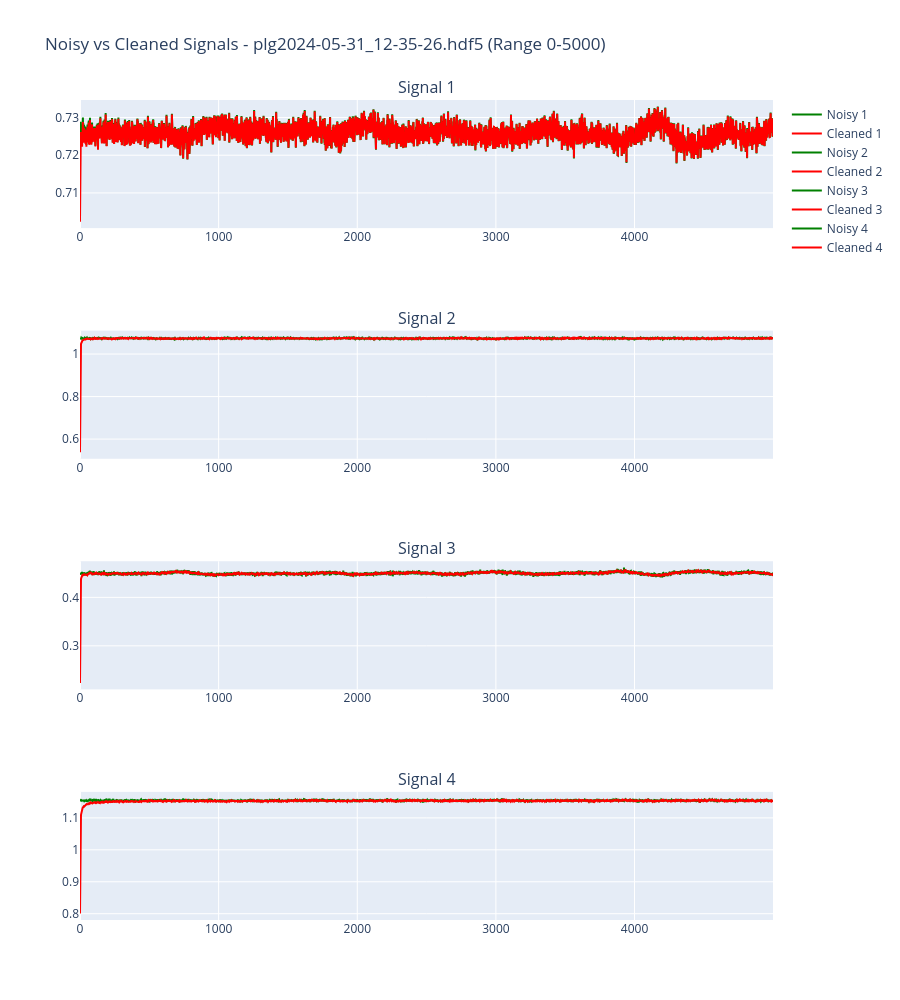
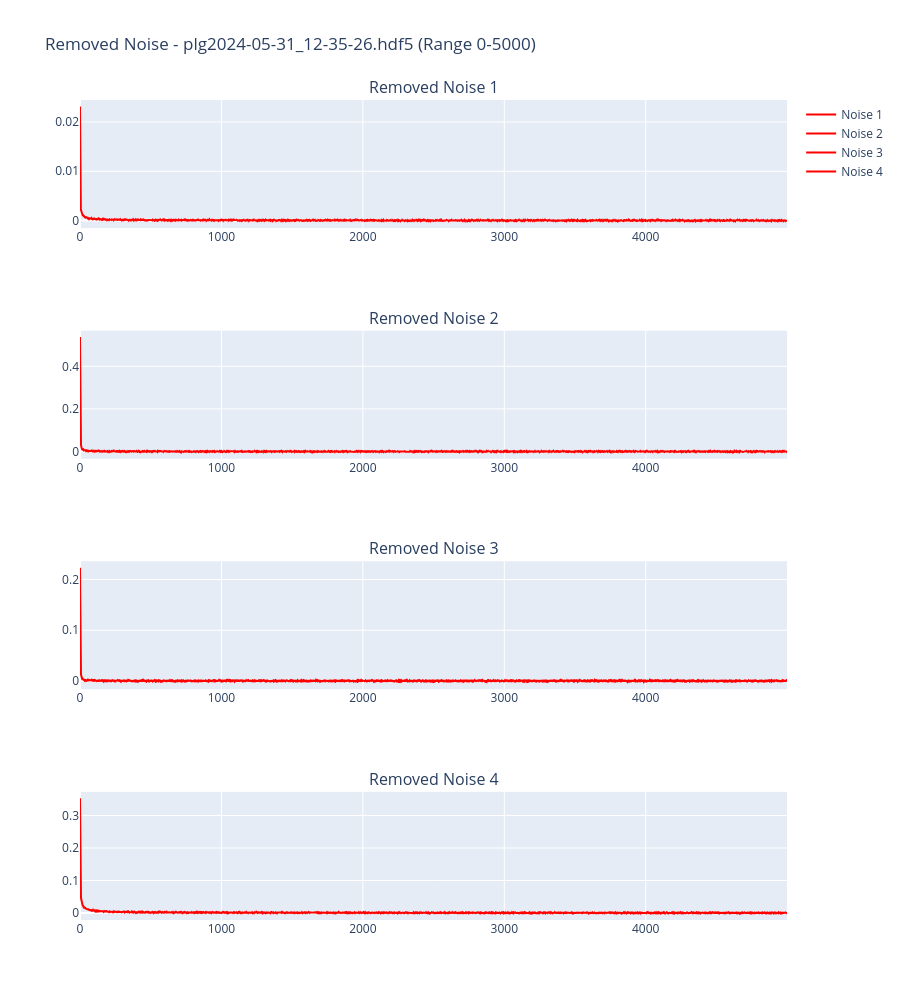
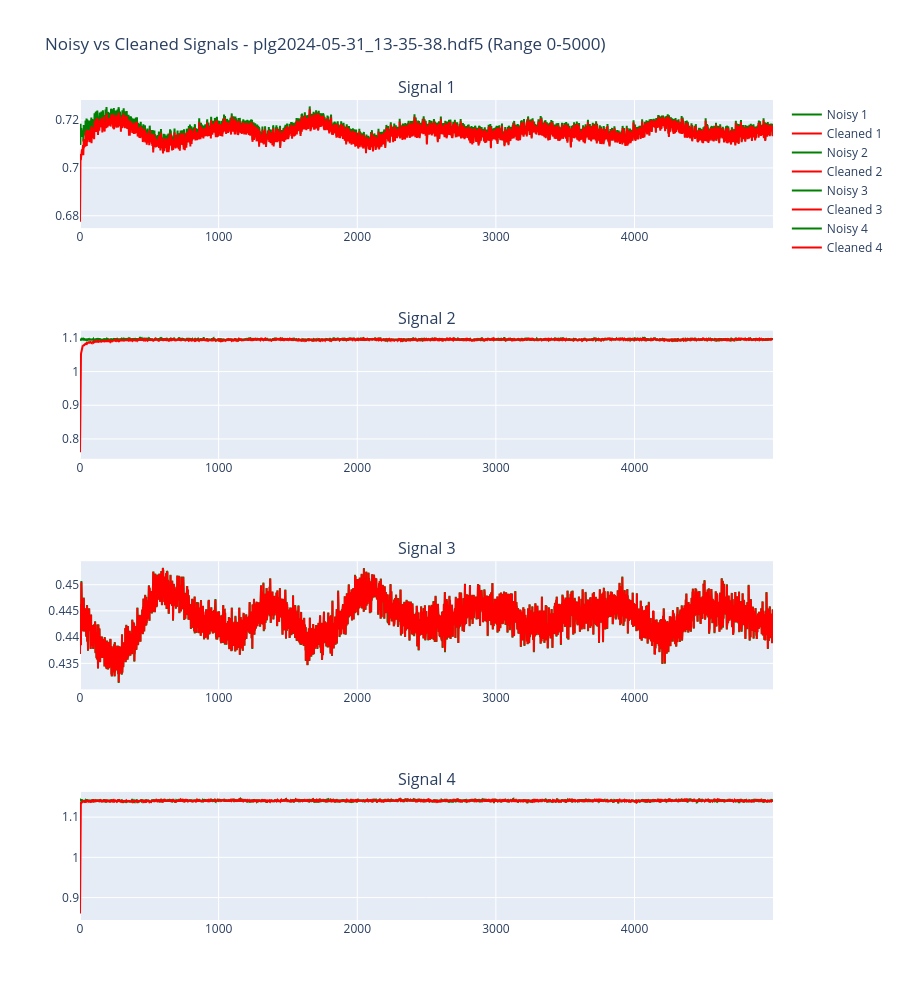
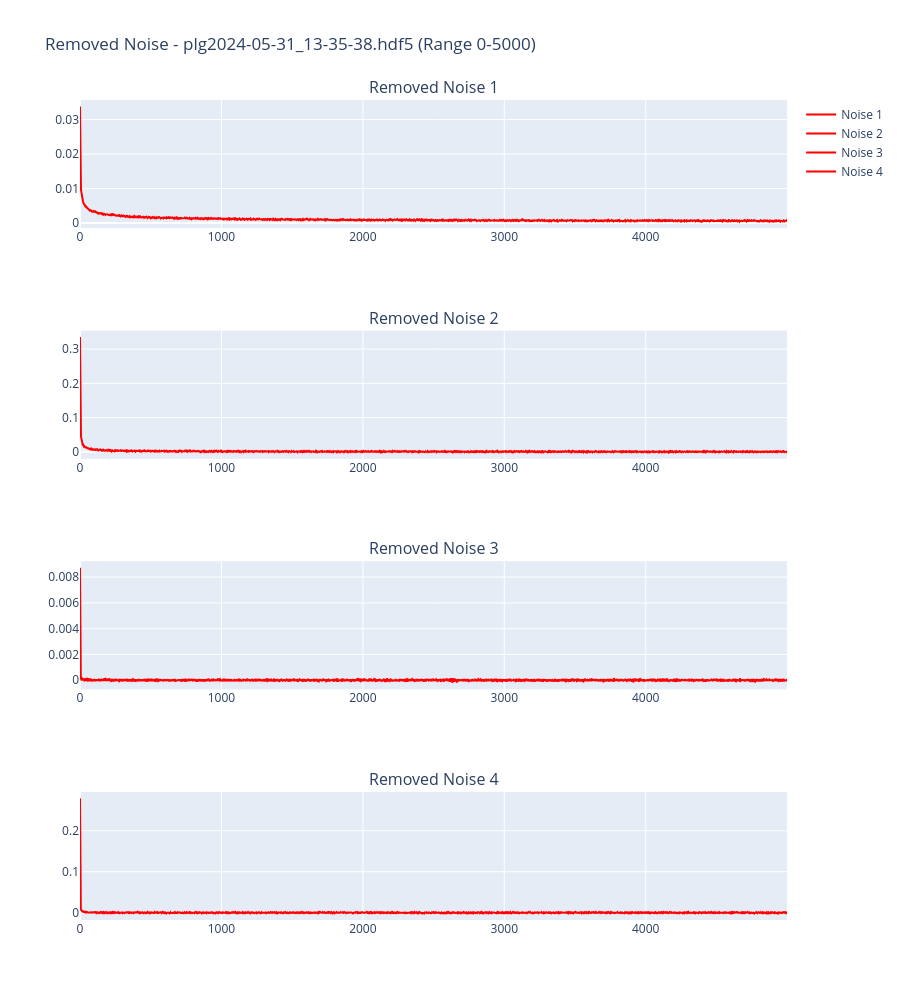

Here is the notebook cell these charts were saved with, in order:
### Code cell
from pathlib import Path
# Ensure dependencies are loaded for this section
import h5py
import os
import plotly.graph_objects as go
from plotly.subplots import make_subplots

files = sorted(str(p) for p in Path("data").glob("*.hdf5"))

for file_name in files:
    if not os.path.exists(file_name):
        continue

    print(f"Generating plots for {file_name} (Range: {VIS_START}-{VIS_END})...")

    with h5py.File(file_name, "r") as f:
        if "combined_data" not in f:
            print("combined_data not found. Run processing first.")
            continue

        dset = f["combined_data"]

        # Validate range
        max_len = dset.shape[0]
        start = max(0, VIS_START)
        end = min(max_len, VIS_END)

        if start >= end:
            print("Invalid range selected.")
            continue

        # Load specific range
        data_sample = dset[start:end, :]

        # Plot 1: Signals (Noisy vs Cleaned)
        fig_signals = make_subplots(rows=4, cols=1, subplot_titles=[f"Signal {i+1}" for i in range(4)])

        for i in range(4):
            noisy = data_sample[:, i]
            clean = data_sample[:, 4+i]

            fig_signals.add_trace(go.Scatter(y=noisy, mode='lines', name=f'Noisy {i+1}', line=dict(color='green')), row=i+1, col=1)
            fig_signals.add_trace(go.Scatter(y=clean, mode='lines', name=f'Cleaned {i+1}', line=dict(color='red')), row=i+1, col=1)

        fig_signals.update_layout(height=1000, title_text=f"Noisy vs Cleaned Signals - {file_name} (Range {start}-{end})")
        fig_signals.show()

        # Plot 2: Removed Noise
        fig_noise = make_subplots(rows=4, cols=1, subplot_titles=[f"Removed Noise {i+1}" for i in range(4)])

        for i in range(4):
            noisy = data_sample[:, i]
            clean = data_sample[:, 4+i]
            noise = noisy - clean

            fig_noise.add_trace(go.Scatter(y=noise, mode='lines', name=f'Noise {i+1}', line=dict(color='red')), row=i+1, col=1)

        fig_noise.update_layout(height=1000, title_text=f"Removed Noise - {file_name} (Range {start}-{end})")
        fig_noise.show()

### Figure 1 — Plotly figure (JSON) as saved in the notebook; plotly's stock layout.template omitted (floating-point values rounded to 4 significant figures; data arrays with more than 128 entries replaced by an {"elided": "..."} marker saying what was removed)
{"data": [{"line": {"color": "green"}, "mode": "lines", "name": "Noisy 1", "type": "scatter", "xaxis": "x", "y": {"elided": "5000 float values"}, "yaxis": "y"}, {"line": {"color": "red"}, "mode": "lines", "name": "Cleaned 1", "type": "scatter", "xaxis": "x", "y": {"elided": "5000 float values"}, "yaxis": "y"}, {"line": {"color": "green"}, "mode": "lines", "name": "Noisy 2", "type": "scatter", "xaxis": "x2", "y": {"elided": "5000 float values"}, "yaxis": "y2"}, {"line": {"color": "red"}, "mode": "lines", "name": "Cleaned 2", "type": "scatter", "xaxis": "x2", "y": {"elided": "5000 float values"}, "yaxis": "y2"}, {"line": {"color": "green"}, "mode": "lines", "name": "Noisy 3", "type": "scatter", "xaxis": "x3", "y": {"elided": "5000 float values"}, "yaxis": "y3"}, {"line": {"color": "red"}, "mode": "lines", "name": "Cleaned 3", "type": "scatter", "xaxis": "x3", "y": {"elided": "5000 float values"}, "yaxis": "y3"}, {"line": {"color": "green"}, "mode": "lines", "name": "Noisy 4", "type": "scatter", "xaxis": "x4", "y": {"elided": "5000 float values"}, "yaxis": "y4"}, {"line": {"color": "red"}, "mode": "lines", "name": "Cleaned 4", "type": "scatter", "xaxis": "x4", "y": {"elided": "5000 float values"}, "yaxis": "y4"}], "layout": {"annotations": [{"font": {"size": 16}, "showarrow": false, "text": "Signal 1", "x": 0.5, "xanchor": "center", "xref": "paper", "y": 1, "yanchor": "bottom", "yref": "paper"}, {"font": {"size": 16}, "showarrow": false, "text": "Signal 2", "x": 0.5, "xanchor": "center", "xref": "paper", "y": 0.7188, "yanchor": "bottom", "yref": "paper"}, {"font": {"size": 16}, "showarrow": false, "text": "Signal 3", "x": 0.5, "xanchor": "center", "xref": "paper", "y": 0.4375, "yanchor": "bottom", "yref": "paper"}, {"font": {"size": 16}, "showarrow": false, "text": "Signal 4", "x": 0.5, "xanchor": "center", "xref": "paper", "y": 0.1562, "yanchor": "bottom", "yref": "paper"}], "height": 1000, "title": {"text": "Noisy vs Cleaned Signals - plg2024-05-31_12-35-26.hdf5 (Range 0-5000)"}, "xaxis": {"anchor": "y", "domain": [0, 1]}, "xaxis2": {"anchor": "y2", "domain": [0, 1]}, "xaxis3": {"anchor": "y3", "domain": [0, 1]}, "xaxis4": {"anchor": "y4", "domain": [0, 1]}, "yaxis": {"anchor": "x", "domain": [0.8438, 1]}, "yaxis2": {"anchor": "x2", "domain": [0.5625, 0.7188]}, "yaxis3": {"anchor": "x3", "domain": [0.2812, 0.4375]}, "yaxis4": {"anchor": "x4", "domain": [0, 0.1562]}}}

### Figure 2 — Plotly figure (JSON) as saved in the notebook; plotly's stock layout.template omitted (floating-point values rounded to 4 significant figures; data arrays with more than 128 entries replaced by an {"elided": "..."} marker saying what was removed)
{"data": [{"line": {"color": "red"}, "mode": "lines", "name": "Noise 1", "type": "scatter", "xaxis": "x", "y": {"elided": "5000 float values"}, "yaxis": "y"}, {"line": {"color": "red"}, "mode": "lines", "name": "Noise 2", "type": "scatter", "xaxis": "x2", "y": {"elided": "5000 float values"}, "yaxis": "y2"}, {"line": {"color": "red"}, "mode": "lines", "name": "Noise 3", "type": "scatter", "xaxis": "x3", "y": {"elided": "5000 float values"}, "yaxis": "y3"}, {"line": {"color": "red"}, "mode": "lines", "name": "Noise 4", "type": "scatter", "xaxis": "x4", "y": {"elided": "5000 float values"}, "yaxis": "y4"}], "layout": {"annotations": [{"font": {"size": 16}, "showarrow": false, "text": "Removed Noise 1", "x": 0.5, "xanchor": "center", "xref": "paper", "y": 1, "yanchor": "bottom", "yref": "paper"}, {"font": {"size": 16}, "showarrow": false, "text": "Removed Noise 2", "x": 0.5, "xanchor": "center", "xref": "paper", "y": 0.7188, "yanchor": "bottom", "yref": "paper"}, {"font": {"size": 16}, "showarrow": false, "text": "Removed Noise 3", "x": 0.5, "xanchor": "center", "xref": "paper", "y": 0.4375, "yanchor": "bottom", "yref": "paper"}, {"font": {"size": 16}, "showarrow": false, "text": "Removed Noise 4", "x": 0.5, "xanchor": "center", "xref": "paper", "y": 0.1562, "yanchor": "bottom", "yref": "paper"}], "height": 1000, "title": {"text": "Removed Noise - plg2024-05-31_12-35-26.hdf5 (Range 0-5000)"}, "xaxis": {"anchor": "y", "domain": [0, 1]}, "xaxis2": {"anchor": "y2", "domain": [0, 1]}, "xaxis3": {"anchor": "y3", "domain": [0, 1]}, "xaxis4": {"anchor": "y4", "domain": [0, 1]}, "yaxis": {"anchor": "x", "domain": [0.8438, 1]}, "yaxis2": {"anchor": "x2", "domain": [0.5625, 0.7188]}, "yaxis3": {"anchor": "x3", "domain": [0.2812, 0.4375]}, "yaxis4": {"anchor": "x4", "domain": [0, 0.1562]}}}

### Figure 3 — Plotly figure (JSON) as saved in the notebook; plotly's stock layout.template omitted (floating-point values rounded to 4 significant figures; data arrays with more than 128 entries replaced by an {"elided": "..."} marker saying what was removed)
{"data": [{"line": {"color": "green"}, "mode": "lines", "name": "Noisy 1", "type": "scatter", "xaxis": "x", "y": {"elided": "5000 float values"}, "yaxis": "y"}, {"line": {"color": "red"}, "mode": "lines", "name": "Cleaned 1", "type": "scatter", "xaxis": "x", "y": {"elided": "5000 float values"}, "yaxis": "y"}, {"line": {"color": "green"}, "mode": "lines", "name": "Noisy 2", "type": "scatter", "xaxis": "x2", "y": {"elided": "5000 float values"}, "yaxis": "y2"}, {"line": {"color": "red"}, "mode": "lines", "name": "Cleaned 2", "type": "scatter", "xaxis": "x2", "y": {"elided": "5000 float values"}, "yaxis": "y2"}, {"line": {"color": "green"}, "mode": "lines", "name": "Noisy 3", "type": "scatter", "xaxis": "x3", "y": {"elided": "5000 float values"}, "yaxis": "y3"}, {"line": {"color": "red"}, "mode": "lines", "name": "Cleaned 3", "type": "scatter", "xaxis": "x3", "y": {"elided": "5000 float values"}, "yaxis": "y3"}, {"line": {"color": "green"}, "mode": "lines", "name": "Noisy 4", "type": "scatter", "xaxis": "x4", "y": {"elided": "5000 float values"}, "yaxis": "y4"}, {"line": {"color": "red"}, "mode": "lines", "name": "Cleaned 4", "type": "scatter", "xaxis": "x4", "y": {"elided": "5000 float values"}, "yaxis": "y4"}], "layout": {"annotations": [{"font": {"size": 16}, "showarrow": false, "text": "Signal 1", "x": 0.5, "xanchor": "center", "xref": "paper", "y": 1, "yanchor": "bottom", "yref": "paper"}, {"font": {"size": 16}, "showarrow": false, "text": "Signal 2", "x": 0.5, "xanchor": "center", "xref": "paper", "y": 0.7188, "yanchor": "bottom", "yref": "paper"}, {"font": {"size": 16}, "showarrow": false, "text": "Signal 3", "x": 0.5, "xanchor": "center", "xref": "paper", "y": 0.4375, "yanchor": "bottom", "yref": "paper"}, {"font": {"size": 16}, "showarrow": false, "text": "Signal 4", "x": 0.5, "xanchor": "center", "xref": "paper", "y": 0.1562, "yanchor": "bottom", "yref": "paper"}], "height": 1000, "title": {"text": "Noisy vs Cleaned Signals - plg2024-05-31_13-35-38.hdf5 (Range 0-5000)"}, "xaxis": {"anchor": "y", "domain": [0, 1]}, "xaxis2": {"anchor": "y2", "domain": [0, 1]}, "xaxis3": {"anchor": "y3", "domain": [0, 1]}, "xaxis4": {"anchor": "y4", "domain": [0, 1]}, "yaxis": {"anchor": "x", "domain": [0.8438, 1]}, "yaxis2": {"anchor": "x2", "domain": [0.5625, 0.7188]}, "yaxis3": {"anchor": "x3", "domain": [0.2812, 0.4375]}, "yaxis4": {"anchor": "x4", "domain": [0, 0.1562]}}}

### Figure 4 — Plotly figure (JSON) as saved in the notebook; plotly's stock layout.template omitted (floating-point values rounded to 4 significant figures; data arrays with more than 128 entries replaced by an {"elided": "..."} marker saying what was removed)
{"data": [{"line": {"color": "red"}, "mode": "lines", "name": "Noise 1", "type": "scatter", "xaxis": "x", "y": {"elided": "5000 float values"}, "yaxis": "y"}, {"line": {"color": "red"}, "mode": "lines", "name": "Noise 2", "type": "scatter", "xaxis": "x2", "y": {"elided": "5000 float values"}, "yaxis": "y2"}, {"line": {"color": "red"}, "mode": "lines", "name": "Noise 3", "type": "scatter", "xaxis": "x3", "y": {"elided": "5000 float values"}, "yaxis": "y3"}, {"line": {"color": "red"}, "mode": "lines", "name": "Noise 4", "type": "scatter", "xaxis": "x4", "y": {"elided": "5000 float values"}, "yaxis": "y4"}], "layout": {"annotations": [{"font": {"size": 16}, "showarrow": false, "text": "Removed Noise 1", "x": 0.5, "xanchor": "center", "xref": "paper", "y": 1, "yanchor": "bottom", "yref": "paper"}, {"font": {"size": 16}, "showarrow": false, "text": "Removed Noise 2", "x": 0.5, "xanchor": "center", "xref": "paper", "y": 0.7188, "yanchor": "bottom", "yref": "paper"}, {"font": {"size": 16}, "showarrow": false, "text": "Removed Noise 3", "x": 0.5, "xanchor": "center", "xref": "paper", "y": 0.4375, "yanchor": "bottom", "yref": "paper"}, {"font": {"size": 16}, "showarrow": false, "text": "Removed Noise 4", "x": 0.5, "xanchor": "center", "xref": "paper", "y": 0.1562, "yanchor": "bottom", "yref": "paper"}], "height": 1000, "title": {"text": "Removed Noise - plg2024-05-31_13-35-38.hdf5 (Range 0-5000)"}, "xaxis": {"anchor": "y", "domain": [0, 1]}, "xaxis2": {"anchor": "y2", "domain": [0, 1]}, "xaxis3": {"anchor": "y3", "domain": [0, 1]}, "xaxis4": {"anchor": "y4", "domain": [0, 1]}, "yaxis": {"anchor": "x", "domain": [0.8438, 1]}, "yaxis2": {"anchor": "x2", "domain": [0.5625, 0.7188]}, "yaxis3": {"anchor": "x3", "domain": [0.2812, 0.4375]}, "yaxis4": {"anchor": "x4", "domain": [0, 0.1562]}}}
